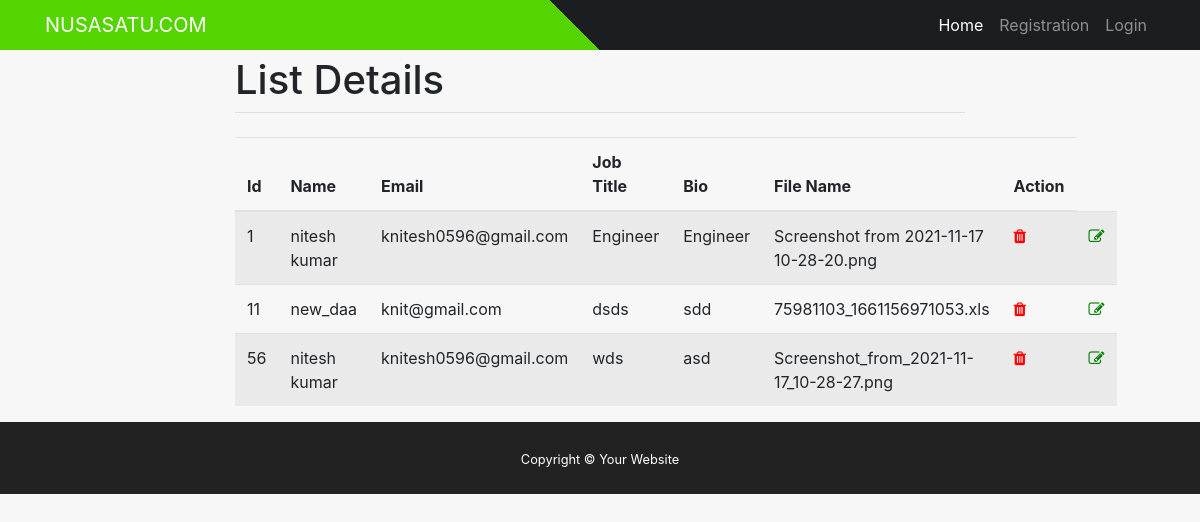
Before: /list_view/ with the older database file.
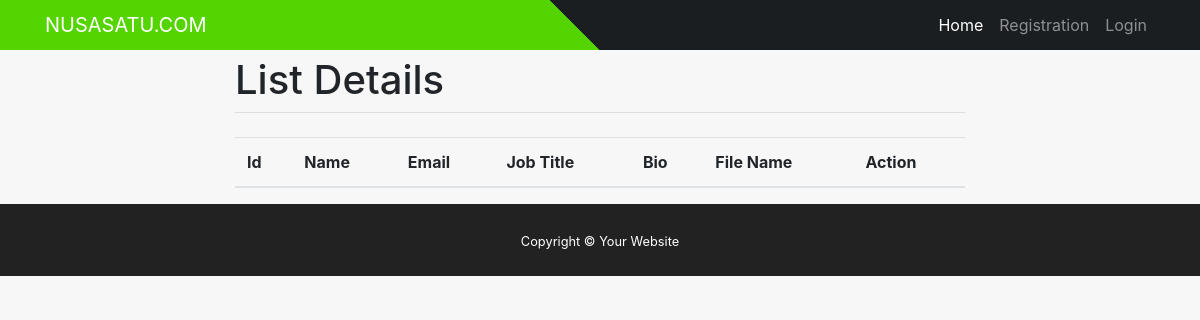
After: the same page with the newer database file.
### mysite/models.py (models this page shows)
class Person(models.Model):
    emp_id = models.IntegerField(primary_key=True)
    name = models.CharField(max_length=130)
    email = models.EmailField(blank=True)
    job_title = models.CharField(max_length=30, blank=True)
    bio = models.TextField(blank=True)
    file = models.FileField(blank=True) # for creating file input

### mysite/views.py (the view)
# urls.py: path('list_view/', views.list_view,name='list_view'),
def list_view(request):
    context ={}
    context["dataset"] = Person.objects.all()
    return render(request, "list_view.html", context)

### mysite/templates/list_view.html (shortened to what this page needs)
{% include "header.html" %}
{% load crispy_forms_tags %}
<div class="container">
    <div class="row justify-content-center">
      <div class="col-8">
        <h1 class="mt-2">List Details</h1>
        <hr class="mt-0 mb-4">
        {% block content %}
        <table class="table table-striped">
            <thead>
              <tr>
                <th scope="col">Id</th>
                <th scope="col">Name</th>
                <th scope="col">Email</th>
                <th scope="col">Job Title</th>
                <th scope="col">Bio</th>
                <th scope="col">File Name</th>
                <th scope="col">Action</th>
              </tr>
            </thead>
            <tbody>
                {% for data in dataset %}
              <tr>
                <td>{{data.emp_id}}</td>
                <td>{{data.name}}</td>
                <td>{{data.email}}</td>
                <td>{{data.job_title}}</td>
                <td>{{data.bio}}</td>
                <td>{{data.file}}</td>
                <td><a class='fa fa-trash' style='color: red' href="delete/{{ data.emp_id }}"></a></td>
                <td><a class='fa fa-edit' style='color: green' href="edit/{{ data.emp_id }}"></a></td>
              </tr>
              {% endfor %}
            </tbody>
          </table>
        {% endblock %}
      </div>
    </div>
  </div>
  {% include "footer.html" %}

Changed rows visible on the page:
removed Person: emp_id "1", name "nitesh kumar", email "knitesh0596@gmail.com", job_title "Engineer", bio "Engineer", file "Screenshot from 2021-11-17 10-28-20.png"
removed Person: emp_id "11", name "new_daa", email "knit@gmail.com", job_title "dsds", bio "sdd", file "75981103_1661156971053.xls"
removed Person: emp_id "56", name "nitesh kumar", email "knitesh0596@gmail.com", job_title "wds", bio "asd", file "Screenshot_from_2021-11-17_10-28-27.png"
